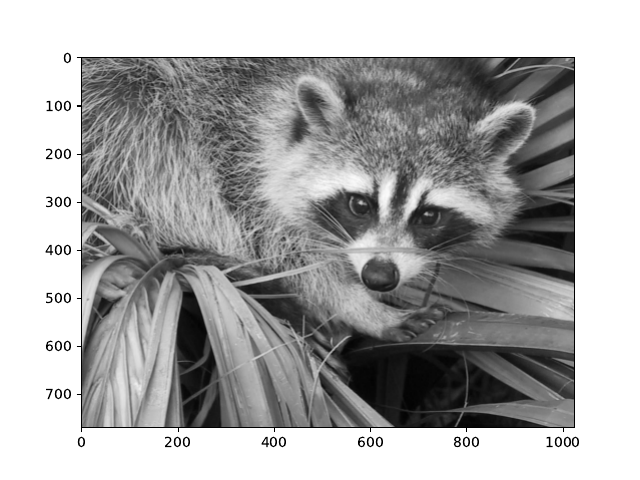

Python code for this plot:
from scipy import misc, ndimage
import numpy as np
import matplotlib.pyplot as plt

# ex 2

X = misc.face(gray=True)
Y = np.fft.fft2(X)

def compute_snr(signal, noise):
    signal_power = np.sum(signal**2)
    noise_power = np.sum(noise**2)
    return 10 * np.log10(signal_power / (noise_power + 1e-10))

freq_filt_optim = 140

Y_filtered = Y.copy()
freq_db = 20*np.log10(abs(Y))
Y_filtered[freq_db > freq_filt_optim] = 0
X_filtered = np.fft.ifft2(Y_filtered)
X_filtered = np.real(X_filtered)
X_filtered = (X_filtered - np.min(X_filtered)) / (np.max(X_filtered) - np.min(X_filtered)) * np.max(X)

noise = X - X_filtered

snr_value = compute_snr(X, noise)
print(snr_value)

plt.imshow(X_filtered, cmap=plt.cm.gray)
plt.savefig("ex2.pdf")
plt.savefig("ex2.png")
plt.show()


